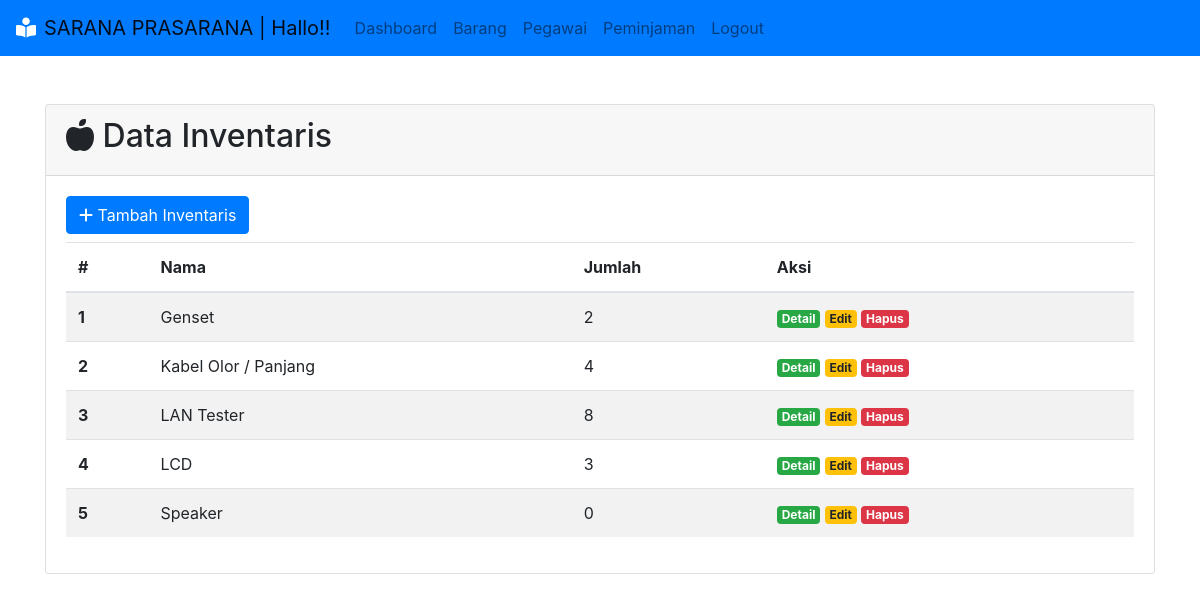
The app's page /inventaris/index.php (signed in) with its own data.
### tables this page shows
CREATE TABLE `inventaris` (
  `id_inventaris` int(3) NOT NULL,
  `nama` varchar(100) NOT NULL,
  `deskripsi` varchar(200) NOT NULL,
  `jumlah` int(3) NOT NULL,
  `id_jenis` int(3) DEFAULT NULL,
  `tgl_register` date NOT NULL
);

### inventaris/index.php (the view)
<?php
include '../koneksi.php';
$sql = "SELECT * FROM inventaris ORDER BY nama";
$res = mysqli_query($koneksi, $sql);
$inventaris = array();
while ($data = mysqli_fetch_assoc($res)) {
    $inventaris[] = $data;
}
include '../aset/header.php';
?>
<div class="container">
    <div class="row mt-4">
        <div class= "col-md">
<div class="card mt-4">
  <div class="card-header">
    <h2><i class="fas fa-apple-alt"></i></i> Data Inventaris</h2>
  </div>
  <div class="card-body">
  <a type="button" class="btn btn-primary mb-2" href="tambah.php"> <i class="fas fa-plus"></i> Tambah Inventaris</a>
  <table class="table table-striped">
  <thead>
    <tr>
      <th scope="col">#</th>
      <th scope="col">Nama</th>
      <th scope="col">Jumlah</th>
      <th scope="col">Aksi</th>
    </tr>
</thead>
  <tbody>
    <?php
        $no=1;
        foreach ($inventaris as $p) { ?>
            <tr>
                <th scope="row"><?= $no ?></th>
                <td><?=$p['nama'] ?> </td>
                <td><?=$p['jumlah'] ?> </td>
                <td>
                    <a href="detail.php?id_inventaris=<?=$p['id_inventaris'] ?>" class="badge badge-success">Detail</a>
                    <a href="form-edit.php?id_inventaris=<?=$p['id_inventaris'] ?>" class="badge badge-warning">Edit</a>
                    <a href="hapus.php?id_inventaris=<?=$p['id_inventaris'] ?>" class="badge badge-danger">Hapus</a>
                </td>
            </tr>
    <?php
        $no++;
        }
    ?>
  </tbody>
</table>
  </div>
</div>
    </div>
<?php
include '../aset/footer.php';
?>

### records on screen
inventaris: nama "Genset", jumlah "2"
inventaris: nama "Kabel Olor / Panjang", jumlah "4"
inventaris: nama "LAN Tester", jumlah "8"
inventaris: nama "LCD", jumlah "3"
inventaris: nama "Speaker", jumlah "0"
